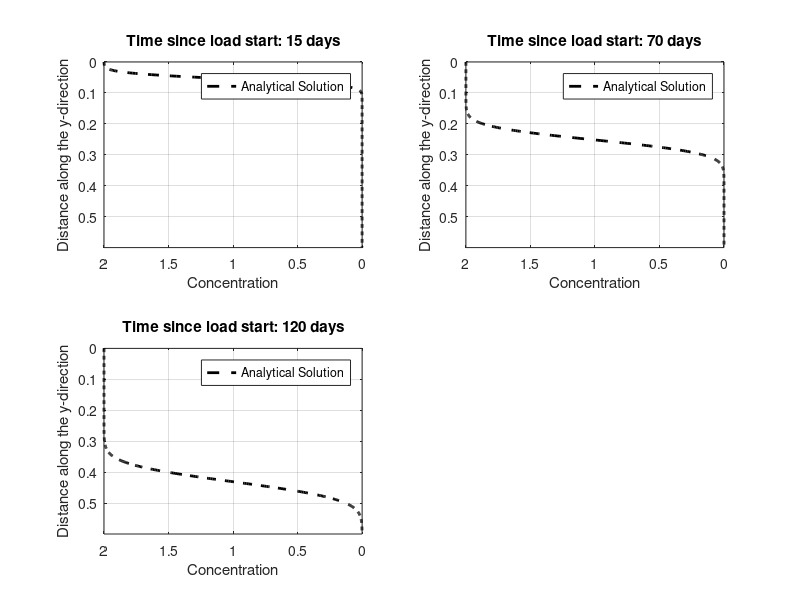

MATLAB code for this plot:

% 2-dimensional analytical solution - Transient (using the analytical solution for
% instantaneous point source integrated with respect to time)

function NumVSAnalytical

%%%%%%%%%%%%%%%%%%%%%%%%%%%%%%%%%%%%%%%%%%%
% INPUT DATA %%%%%%%%%%%%%%%%%%%%%%%%%%%%%%
%%%%%%%%%%%%%%%%%%%%%%%%%%%%%%%%%%%%%%%%%%%

% General %%%%%%%%%%%%%%%%%%%%%%%%%%%%%%%%%
nx = 12;
ny = 600;
media ='SW'; %GW or SW

% Analytical %%%%%%%%%%%%%%%%%%%%%%%%%%%%%%
mLayerDepth_summa_m         = 0.006;                        % m
hru_area_m2                 = 32700;                        % m2

%M       = 350;        % load; g
mLayerVolFracWat_summa_m3 = 39.376154283055975;
%UpLayVol = mLayerVolFracWat_summa_m3;
C0 = 2;
n       = 1;       	% porosity 
Dx      = 0.0006;       	% longiitudinal dispersivity - y-direction m2/s
Dy      = 0.0001;      	% longiitudinal dispersivity - y-direction m2/s
r       = 0;       	% reaction rate
%r       = 0.01/(60*60*24);       	% reaction rate
Xc      = 175;     	% injection location loation
Yc      = 1;    	% injection location loation
%tsim    = 24*24*60;    	% time after injection - units: days
Zgw     = mLayerDepth_summa_m;        % aquifer thinkness
specificYield = 0.22;
iLayerLiqFluxSoil_summa_m_s = 1.0359700931174889e-05 / 0.25 ;       % m/s
%iLayerLiqFluxSoil_summa_m3  = 0.30488599840555514;         % m3/s

%data_step                   = 900;                          % Seconds

V = iLayerLiqFluxSoil_summa_m_s;	% flow velocity (m/day) (average intersticial velocity)
%V = 0.6;
%V = -iLayerLiqFluxSoil_summa_m3/data_step * (60*60*24)/hru_area_m2;	% flow velocity (m/day) (average intersticial velocity)

tsim = [...
        ...0,...
        %60 * 60,...
        %60 * 60 * 2,...
        %60 * 60 * 5,...
        %60 * 60 * 10,...
        ...60 * 60 * 24,...
        %60 * 60 * 24 * 3,...
        %60 * 60 * 24 * 8,...
        60 * 60 * 24 * 15,...
        60 * 60 * 24 * 70,...
        60 * 60 * 24 * 120,...
        ];

    
V = iLayerLiqFluxSoil_summa_m_s
V = 5.1476e-08 / 1000;
%Dy = 0.06
C0 = 2;
%tsim = [2.5, 5, 10, 15, 20];

VolLayer = 39.376154283074612;   % m3
wflux_s2r = 0.30488599840048847; % m3/s

V = 6 / (VolLayer / (wflux_s2r / 900));
V = iLayerLiqFluxSoil_summa_m_s
L = V * 60 * 60 * 24 * 20 / 1000;

% Numerical %%%%%%%%%%%%%%%%%%%%%%%%%%%%%%
t_simNUMERICAL = 2000; % time step to load from the model results (to compare the analytical solution against)
address_sim = strcat('D:\FCL_SEC\Models\S2R2\Playground\Visualization_VisIT\1_S2R2_direct_results\',media,'\',int2str(t_simNUMERICAL),'_',media,'.csv');
    
% Storing %%%%%%%%%%%%%%%%%%%%%%%%%%%%%%%%
storage.C0 = C0;
storage.n = n;
storage.Dx = Dx;
storage.Dy = Dy;
storage.r = r;
storage.Xc = Xc;
storage.Yc = Yc;
storage.tsim = tsim;
storage.Zgw = Zgw;
storage.V = V;
storage.nx = nx;
storage.ny = ny;
storage.address_sim = address_sim;
save InputData storage

%%%%%%%%%%%%%%%%%%%%%%%%%%%%%%%%%%%%%%%%%%%%%%%%%%%%%%%%%%%%%%%%%%%%%%
n_ti = numel(tsim);
for ti = 1:n_ti
    
    tsim_i = tsim(ti);
    
    Analytical_calc_1D_contS(tsim_i)
    %Analytical_calc_1D_2(tsim_i)
    %Analytical_calc_1D_3(tsim_i)
    %Analytical_calc_1D_justAdv(tsim_i, mLayerDepth_summa_m)
    %Analytical_calc_2D
    %Numerical_calc
    Compare_plot(ti, n_ti, tsim_i,mLayerDepth_summa_m)
    
end


%%%%%%%%%%%%%%%%%%%%%%%%%%%%%%%%%%%%%%%%%
% ANALYTICAL
%%%%%%%%%%%%%%%%%%%%%%%%%%%%%%%%%%%%%%%%%

% 1D, continuous source, Eq. 60 of 
% USGS Chapter B7
% ANALYTICAL SOLUTIONS FOR ONE-, TWO-, AND THREE-DIMENSIONAL SOLUTE
%TRANSPORT IN GROUND-WATER SYSTEMS WITH UNIFORM FLOW
function Analytical_calc_1D_contS(tsim_i)

load InputData storage
C0=storage.C0;
Dy=storage.Dy;
r=storage.r;
V=storage.V;
ny=storage.ny;

Cfinal=zeros(1,ny);

h=waitbar(0,'ANALYTICAL solution: calculating...');

for y=1:ny
    waitbar(y/ny)

    % calculation of A

    %A = (M / UpLayVol) /...
    %    ( 4*n*pi()*(Dx*Dy)^(0.5) );
    A =  C0 / 2;

    % calculation of B
    U = (V^2 + 4*r*Dy)^0.5;
    
    B1 = exp(...
            y * (V - U)/ ...
            (2 * Dy)...
            );
        
    B2 = erfc(...
            (y - (U * tsim_i) ) / ...
            (2 * (Dy * tsim_i)^0.5));
    
    C1 = exp(...
            y * (V + U)/ ...
            (2 * Dy));
    
    C2 = erfc(...
            (y + (U * tsim_i) ) / ...
            (2 * (Dy * tsim_i)^0.5));

    % Final calculation
    C = A * (B1 * B2 + C1 * C2);

    % Saving results
    Cfinal(1,y) = C;

end

close(h)

disp('Analytical solution calculation: OK')

storage.C_analytical = Cfinal';
save AnalytSOL storage;

function Analytical_calc_1D_2(tsim_i)

load InputData storage
C0=storage.C0;
Dy=storage.Dy;
r=storage.r;
V=storage.V;
ny=storage.ny;

Cfinal=zeros(1,ny);

h=waitbar(0,'ANALYTICAL solution: calculating...');

for y=1:ny
    waitbar(y/ny)

    % calculation of A

    %A = (M / UpLayVol) /...
    %    ( 4*n*pi()*(Dx*Dy)^(0.5) );
    
    U = (V^2 + 4*r*Dy)^0.5;
    
    A =  C0 * V^2 / (4 * r * Dy);

    % calculation of B
    
    
    B1 = 2 * exp((y * V / Dy) - r * tsim_i);
        
    B2 = erfc(...
            (y + V * tsim_i) / ...
            (2 * (Dy * tsim_i)^0.5));
    
   C1 = U / V - 1; 
        
   C2 = exp(...
            y * (V - U)/ ...
            (2 * Dy));
    
    C3 = erfc(...
            (y - U * tsim_i) / ...
            (2 * (Dy * tsim_i)^0.5));
        
    D1 = U / V + 1;
    
    D2 = exp(...
            y * (V + U)/ ...
            (2 * Dy));
    
    D3 = erfc(...
            (y + U * tsim_i) / ...
            (2 * (Dy * tsim_i)^0.5));

    % Final calculation
    C = A * (B1 * B2 + C1 * C2 * C3 + D1 * D2 * D3);

    % Saving results
    Cfinal(1,y) = C;

end

close(h)

disp('Analytical solution calculation: OK')

storage.C_analytical = Cfinal';
save AnalytSOL storage;

function Analytical_calc_1D_3(tsim_i)

load InputData storage
C0=storage.C0;
Dy=storage.Dy;
r=storage.r;
V=storage.V;
ny=storage.ny;

Cfinal=zeros(1,ny);

h=waitbar(0,'ANALYTICAL solution: calculating...');

for y=1:ny
    waitbar(y/ny)

    % calculation of A

    %A = (M / UpLayVol) /...
    %    ( 4*n*pi()*(Dx*Dy)^(0.5) );
    

    
    A =  C0;

    % calculation of B
    
    
    B1 = 0.5 *  erfc(...
                (y - V * tsim_i) / ...
                (2 * (Dy * tsim_i)^0.5));
    
   C1 = (V^2 * tsim_i / (pi() * Dy))^0.5;
   
   C2 = exp(-(...
            (y - V * tsim_i)^2)/ ...
            (4 * Dy * tsim_i));
        
   D1  = 0.5 * (1 + (V * y) / Dy + (V^2 * tsim_i) / Dy);
   
   D2  = exp(V * y / Dy);
    
    D3 = erfc(...
            (y + V * tsim_i) / ...
            (2 * (Dy * tsim_i)^0.5));
        

    % Final calculation
    C = A * (B1 +  C1 * C2 - D1 * D2 * D3);

    % Saving results
    Cfinal(1,y) = C;

end

close(h)

disp('Analytical solution calculation: OK')

storage.C_analytical = Cfinal';
save AnalytSOL storage;

function Analytical_calc_1D_justAdv(tsim_i, mLayerDepth_summa_m)

load InputData storage
C0=storage.C0;
Dy=storage.Dy;
r=storage.r;
V=storage.V;
ny=storage.ny;

Cfinal=zeros(1,ny);

h=waitbar(0,'ANALYTICAL solution: calculating...');

for y=1:ny
    waitbar(y/ny)

    % calculation of A

    %A = (M / UpLayVol) /...
    %    ( 4*n*pi()*(Dx*Dy)^(0.5) );
  

    % Final calculation
    C = C0 * (y * mLayerDepth_summa_m - V * tsim_i);

    % Saving results
    Cfinal(1,y) = C;

end

close(h)

disp('Analytical solution calculation: OK')

storage.C_analytical = Cfinal';
save AnalytSOL storage;

function Analytical_calc_2D

load InputData storage
M=storage.M;
UpLayVol=storage.UpLayVol;
n=storage.n;
Dx=storage.Dx;
Dy=storage.Dy;
r=storage.r;
Xc=storage.Xc;
Yc=storage.Yc;
tsim=storage.tsim;
V=storage.V;
nx=storage.nx;
ny=storage.ny;

Cfinal=zeros(nx,ny);

h=waitbar(0,'ANALYTICAL solution: calculating...');
for x=1:nx
    waitbar(x/nx)
    for y=1:ny
        
    % calculation of A
    
    A = (M / UpLayVol) /...
        ( 4*n*pi()*(Dx*Dy)^(0.5) );

    % calculation of B
    B = exp(...
            V*(y-Yc)/ ...
            (2*Dy));

    % Integral to solve
    fun = @(t) exp( ...
                    -( V^2 / (4*Dx) + r) * t ...
                    -( (x-Xc)^2 ./ (4*Dx*t) ) ...
                    -( (y-Yc)^2 ./ (4*Dy*t))) ;
                
    D = quad(fun,0,tsim);

    % Final calculation
    C = A*B*D;
    
    % Saving results
    Cfinal(x,y) = C;
   
    end
end
close(h)

disp('Analytical solution calculation: OK')

storage.C_analytical = Cfinal';
save AnalytSOL storage;



%%%%%%%%%%%%%%%%%%%%%%%%%%%%%%%%%%%%%%%%%
% NUMERICAL
%%%%%%%%%%%%%%%%%%%%%%%%%%%%%%%%%%%%%%%%%

function Numerical_calc

load InputData storage
nx=storage.nx;
ny=storage.ny;
address_sim=storage.address_sim;

A=importdata(address_sim);
Adata=A.data;

% Transforming into a matricial form (MODFLOW grid convention)
c_num=zeros(ny,nx);
h=waitbar(0,'NUMERICAL Solution: Importing and transforming...');
for j=1:ny
     waitbar(j/ny)
    for i=1:nx
        l=find(Adata(:,2)==i & Adata(:,3)==j);
        c_num(j,i)=Adata(l,4);
    end
end
close(h)

disp('NUMERICAL solution loading and transformation: OK')

storage.C_numerical=c_num;
save NumericalSOL storage;

%figure
%contour(c_num,'ShowText','on');
%colormap
%colorbar('location','Eastoutside')
%grid on
%xlabel('Distance along the x-direction')
%ylabel('Distance along the y-direction')
%legend('Numerical Solution')


%%%%%%%%%%%%%%%%%%%%%%%%%%%%%%%%%%%%%%%%%
% COMPARISON
%%%%%%%%%%%%%%%%%%%%%%%%%%%%%%%%%%%%%%%%%

function Compare_plot(ti, n_ti, tsim_i,mLayerDepth_summa_m)

load InputData storage
InputData = storage;

load AnalytSOL storage
C_analytical = storage.C_analytical;

%load NumericalSOL storage
%C_numerical = storage.C_numerical;

colormap(gray)
cmap = colormap
cmap = flipud(cmap);

cm = [jet(64);gray(64)];

nsubplot_x = ceil((n_ti)^0.5);
nsubplot_y = ceil(n_ti / nsubplot_x);

if ti==1
     figure
end
%subplot(3,3,[1,2,4,5])
%[~, hh]=contour(C_analytical);
%set(gca, 'Ydir', 'reverse'); 
%set(hh,'LineColor','k','ShowText','on')
%grid on
%hold on

%{
pcolor(C_numerical)%,'ShowText','on');
shading flat
colormap(cmap)
grid on
%}

%colorbar('location','East')
%xlabel('Distance along the x-direction')
%ylabel('Distance along the y-direction')
%legend('Analytical','Numerical')

% Longitudinal profile
subplot(nsubplot_x,nsubplot_y,ti)
plot(C_analytical,(0:1:InputData.ny-1)/1000,'k--','linewidth',2)
ylim([0 InputData.ny/1000])
%xlim([0 2])
set(gca, 'Ydir', 'reverse'); 
xlabel('Concentration')
ylabel('Distance along the y-direction')
title(['Time since load start: ', num2str(tsim_i/(24*60*60)), ' days'])
legend('Analytical Solution')
set (gca,'Xdir','reverse')
grid on

% Transverse profile
%subplot(3,3,[7,8])
%plot(0:1:InputData.nx-1, C_analytical(round(InputData.Yc),:),'k','linewidth',1)
%xlim([1 InputData.nx])
%legend('Analytical Solution')
%ylabel('Concentration')
%xlabel('Distance along the x-direction')
%grid on

disp('ANALYTICAL and NUMERICAL solutions compared: OK')
disp('Finished')